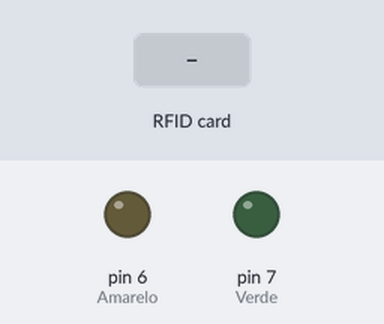
This sketch was run on a simulated Arduino Uno, built with avr-gcc and run on an emulated ATmega328P. Parts: output pins drawn as LEDs (lit = HIGH). Inputs (shaded band) come from the test bench. Pins used as bus, display or sensor lines are not drawn; what the sketch prints to the serial monitor is not drawn.

Above: at 1.2 s.
1.3 s: RFID card 50 DE CA A3 held to the reader
At 2.0 s:
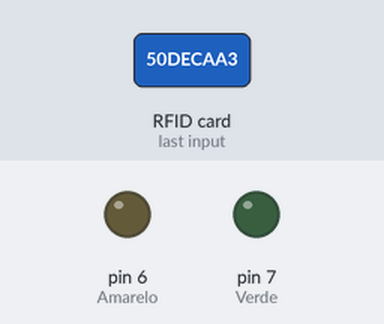
2.8 s: RFID card 80 81 B8 79 held to the reader
At 3.6 s:
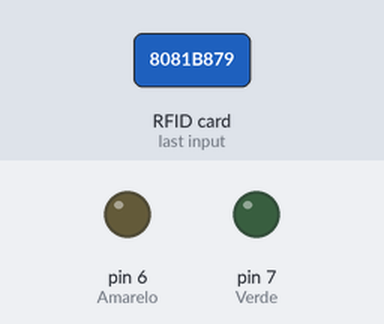
Timing chart, 0 to 5.8 s (numbered marks = the images above; inputs shaded):
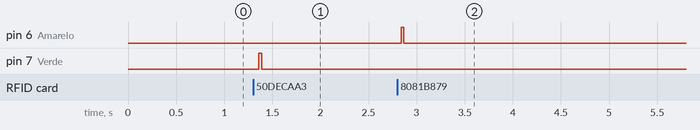

Measured:
- after the input at 1.3 s, pin 7 (Verde): LOW → HIGH after 0.06 s, → LOW 0.03 s later
- after the input at 2.8 s, pin 6 (Amarelo): LOW → HIGH at once, → LOW 0.03 s later

The sketch:

Cartao_RFID.ino
```cpp
#include <SPI.h>
#include <MFRC522.h>

#define SS_PIN 10
#define RST_PIN 9
MFRC522 mfrc522(SS_PIN, RST_PIN);

char st[20];

void setup()
{
  pinMode(7, OUTPUT); // Verde
  pinMode(6, OUTPUT); // Amarelo

  Serial.begin(9600);   // Inicia comunicação Serial em 9600 baud rate
  SPI.begin();          // Inicia comunicação SPI bus
  mfrc522.PCD_Init();   // Inicia MFRC522

  Serial.println("Aproxime o seu cartao do leitor...");
  Serial.println();
}

String cartao_anterior = "";

void loop()
{
  int a = mfrc522.PICC_IsNewCardPresent();
  int b = mfrc522.PICC_ReadCardSerial();
  Serial.println(a);
  Serial.println(b);
  if (!a || !b) {
    // Se nenhum cartão for detectado
    cartao_anterior = "";
    Serial.println("Nenhum cartao");
    digitalWrite(7, LOW);
    digitalWrite(6, LOW);
  } else {

    // Tem cartão
    Serial.print("UID da tag :");
    String cartao = "";
    byte letra;
    for (byte i = 0; i < mfrc522.uid.size; i++) {
      Serial.print(mfrc522.uid.uidByte[i] < 0x10 ? " 0" : " ");
      Serial.print(mfrc522.uid.uidByte[i], HEX);
      cartao.concat(String(mfrc522.uid.uidByte[i] < 0x10 ? " 0" : " "));
      cartao.concat(String(mfrc522.uid.uidByte[i], HEX));
    }
    cartao.toUpperCase();
    Serial.println();

    mfrc522.PICC_IsNewCardPresent();
    mfrc522.PICC_ReadCardSerial();

    if (cartao != cartao_anterior) {
      if (cartao.substring(1) == "50 DE CA A3") {
        Serial.println("Chaveiro 1 identificado!\n");
        digitalWrite(7, HIGH);
      }

      if (cartao.substring(1) == "80 81 B8 79") {
        Serial.println("Cartao 2 identificado\n");
        digitalWrite(6, HIGH);
      }

      cartao_anterior = cartao;
    }
  }
}
```
